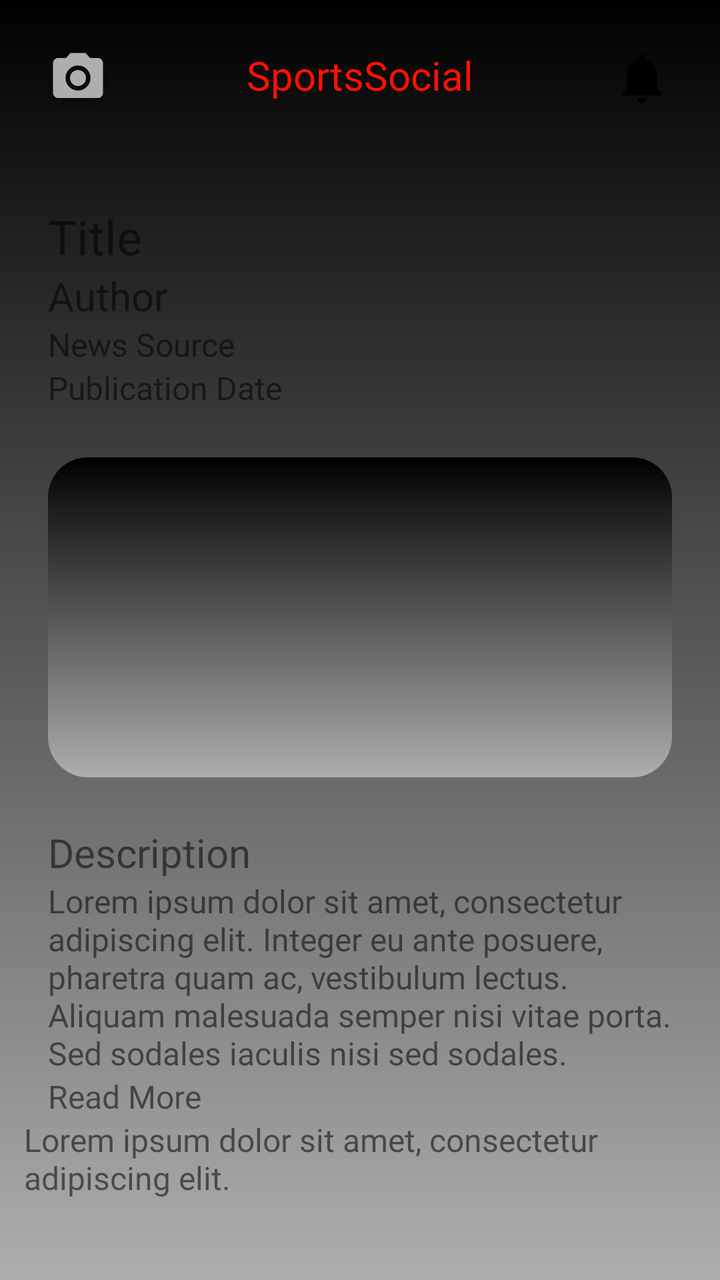
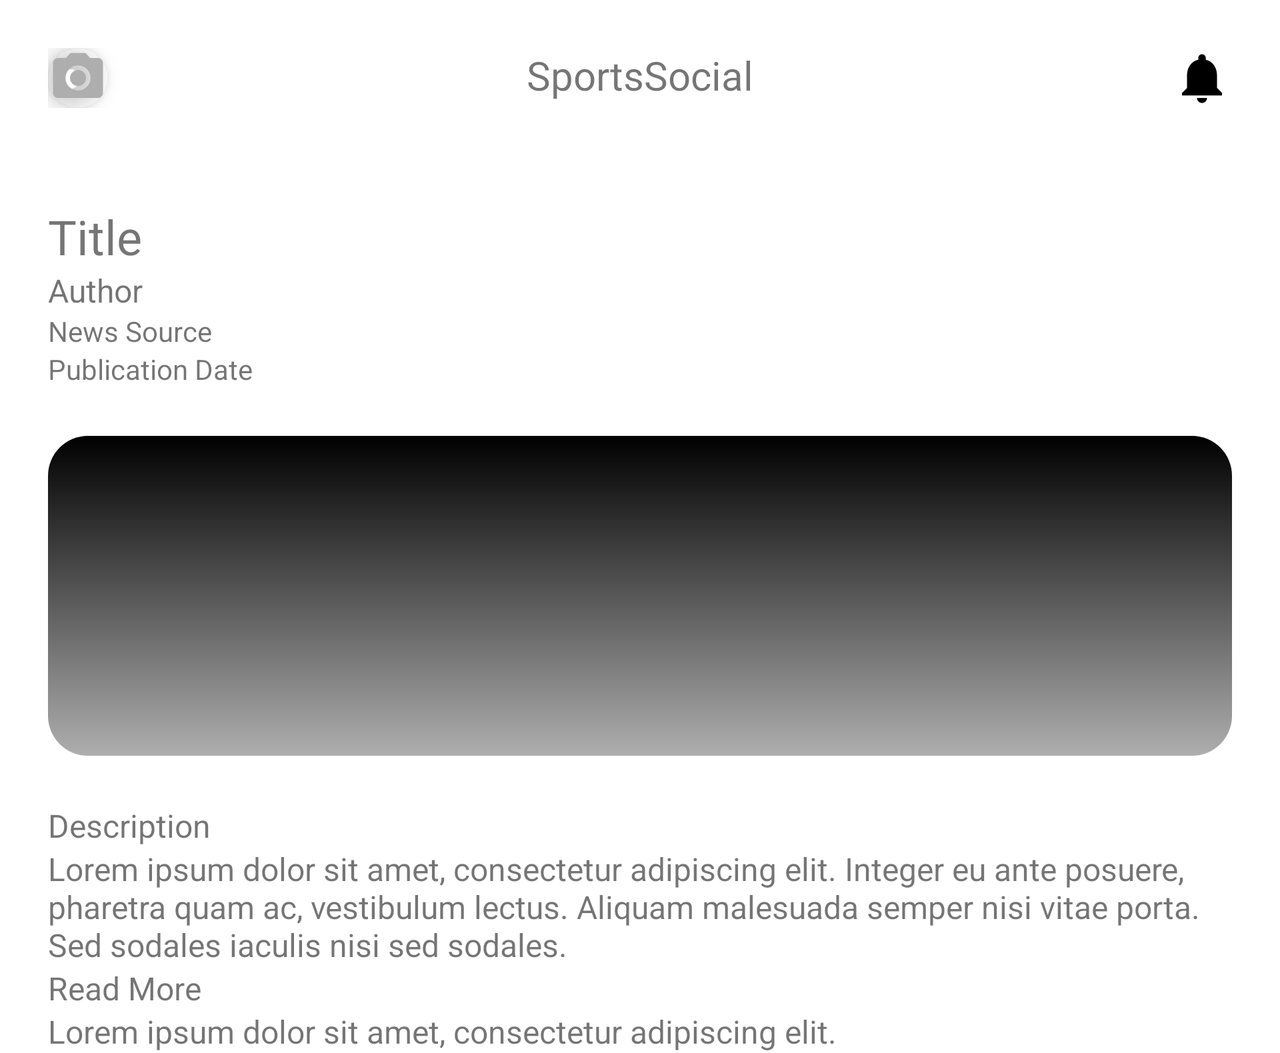

An Android layout and its configuration variant, each rendered on a device that would load it. The default file and the variant file are quoted in full after the pictures.
<!-- AndroidManifest.xml: application theme Theme.SportsSocial -->
<!-- res/layout/article_layout.xml -->
<?xml version="1.0" encoding="UTF-8" ?>
<androidx.constraintlayout.widget.ConstraintLayout xmlns:android="http://schemas.android.com/apk/res/android"
    xmlns:app="http://schemas.android.com/apk/res-auto"
    xmlns:tools="http://schemas.android.com/tools"
    android:layout_width="match_parent"
    android:layout_height="match_parent"
    android:background="@drawable/splash_screen_gradient">

    <com.google.android.material.appbar.AppBarLayout
        android:id="@+id/toolbar"
        android:layout_width="match_parent"
        android:layout_height="wrap_content"
        android:background="@null"
        app:elevation="0dp"
        app:layout_constraintTop_toTopOf="parent">

        <androidx.constraintlayout.widget.ConstraintLayout
            android:layout_width="match_parent"
            android:layout_height="wrap_content"
            android:layout_margin="@dimen/home_scrollview_margin"
            app:layout_constraintEnd_toEndOf="parent"
            app:layout_constraintStart_toStartOf="parent"
            app:layout_constraintTop_toTopOf="parent">

            <com.google.android.material.imageview.ShapeableImageView
                android:id="@+id/profilePicture"
                android:layout_width="@dimen/profile_img"
                android:layout_height="@dimen/profile_img"
                android:elevation="@dimen/card_elevation"
                android:src="@drawable/ic_baseline_photo_camera_24"
                app:layout_constraintLeft_toLeftOf="parent"
                app:layout_constraintTop_toTopOf="parent"
                app:shapeAppearanceOverlay="@style/profile_pic_circle" />

            <ImageView
                android:id="@+id/searchNotifications"
                android:layout_width="@dimen/notification_size"
                android:layout_height="@dimen/notification_size"
                android:src="@drawable/ic_baseline_notifications_24"
                app:layout_constraintRight_toRightOf="parent"
                app:layout_constraintTop_toTopOf="parent" />

            <TextView
                android:id="@+id/searchLabel"
                android:layout_width="wrap_content"
                android:layout_height="wrap_content"
                android:gravity="center"
                android:text="@string/app_name"
                android:textAlignment="center"
                android:textSize="@dimen/profile_title_text"
                android:textColor="@color/red"
                android:fontFamily="@font/finlandica_bold"
                app:layout_constraintLeft_toLeftOf="@id/profilePicture"
                app:layout_constraintRight_toRightOf="@id/searchNotifications"
                app:layout_constraintTop_toTopOf="parent" />
        </androidx.constraintlayout.widget.ConstraintLayout>

    </com.google.android.material.appbar.AppBarLayout>


    <TextView
        android:id="@+id/text_view_title"
        android:layout_width="match_parent"
        android:layout_height="wrap_content"
        android:layout_marginLeft="@dimen/home_scrollview_margin"
        android:layout_marginTop="@dimen/home_scrollview_margin"
        android:text="@string/news_title"
        android:textSize="24sp"
        android:fontFamily="@font/finlandica_bold"
        app:layout_constraintLeft_toLeftOf="parent"
        app:layout_constraintRight_toRightOf="parent"
        app:layout_constraintTop_toBottomOf="@id/toolbar" />

    <TextView
        android:id="@+id/text_view_author"
        android:layout_width="match_parent"
        android:layout_height="wrap_content"
        android:layout_marginLeft="@dimen/home_scrollview_margin"
        android:text="@string/author"
        android:textSize="20sp"
        android:fontFamily="@font/opensans_regular"
        app:layout_constraintLeft_toLeftOf="parent"
        app:layout_constraintRight_toRightOf="parent"
        app:layout_constraintTop_toBottomOf="@id/text_view_title" />

    <TextView
        android:id="@+id/text_view_source"
        android:layout_width="match_parent"
        android:layout_height="wrap_content"
        android:layout_marginLeft="@dimen/home_scrollview_margin"
        android:text="@string/news_source"
        android:textSize="16sp"
        android:fontFamily="@font/opensans_regular"
        app:layout_constraintLeft_toLeftOf="parent"
        app:layout_constraintRight_toRightOf="parent"
        app:layout_constraintTop_toBottomOf="@id/text_view_author" />

    <TextView
        android:id="@+id/text_view_published_date"
        android:layout_width="match_parent"
        android:layout_height="wrap_content"
        android:layout_marginLeft="@dimen/home_scrollview_margin"
        android:text="@string/published_at"
        android:textSize="16sp"
        android:fontFamily="@font/opensans_light"
        app:layout_constraintLeft_toLeftOf="parent"
        app:layout_constraintRight_toRightOf="parent"
        app:layout_constraintTop_toBottomOf="@id/text_view_source" />

    <ImageView
        android:id="@+id/image_view"
        android:layout_width="match_parent"
        android:layout_height="160dp"
        android:layout_margin="@dimen/home_scrollview_margin"

        android:scaleType="centerCrop"
        android:src="@drawable/card_gradient"
        app:layout_constraintLeft_toLeftOf="parent"
        app:layout_constraintRight_toRightOf="parent"
        app:layout_constraintTop_toBottomOf="@id/text_view_published_date" />

    <TextView
        android:id="@+id/text_view_description"
        android:layout_width="match_parent"
        android:layout_height="wrap_content"
        android:layout_margin="@dimen/home_scrollview_margin"
        android:text="@string/description"
        android:textSize="20sp"
        android:fontFamily="@font/finlandica_bold"
        app:layout_constraintLeft_toLeftOf="parent"
        app:layout_constraintRight_toRightOf="parent"
        app:layout_constraintTop_toBottomOf="@id/image_view" />

    <TextView
        android:id="@+id/text_view_content"
        android:layout_width="match_parent"
        android:layout_height="wrap_content"
        android:layout_marginLeft="@dimen/home_scrollview_margin"
        android:layout_marginRight="@dimen/home_scrollview_margin"
        android:text="@string/lorem_ipsum"
        android:textSize="@dimen/login_btn_text"
        android:fontFamily="@font/opensans_regular"
        app:layout_constraintLeft_toLeftOf="parent"
        app:layout_constraintRight_toRightOf="parent"
        app:layout_constraintTop_toBottomOf="@id/text_view_description" />

    <TextView
        android:id="@+id/text_view_read_more"
        android:layout_width="wrap_content"
        android:layout_height="wrap_content"
        android:layout_marginLeft="@dimen/home_scrollview_margin"
        android:text="@string/link"
        android:textSize="16sp"
        android:fontFamily="@font/finlandica_bold"
        app:layout_constraintLeft_toLeftOf="parent"
        app:layout_constraintTop_toBottomOf="@id/text_view_content" />

    <TextView
        android:id="@+id/text_view_article_url"
        android:layout_width="wrap_content"
        android:layout_height="wrap_content"
        android:layout_marginLeft="@dimen/home_scrollview_margin"
        android:text="@string/article_url"
        android:textSize="16sp"
        android:fontFamily="@font/opensans_light"
        app:layout_constraintLeft_toLeftOf="parent"
        app:layout_constraintRight_toRightOf="parent"
        app:layout_constraintTop_toBottomOf="@id/text_view_read_more" />


</androidx.constraintlayout.widget.ConstraintLayout>
<!-- resources referenced by this layout -->
<resources>
  <color name="red">#FF1100</color>
  <dimen name="card_elevation">6dp</dimen>
  <dimen name="home_scrollview_margin">24dp</dimen>
  <dimen name="login_btn_text">16sp</dimen>
  <dimen name="notification_size">30dp</dimen>
  <dimen name="profile_img">30dp</dimen>
  <dimen name="profile_title_text">20sp</dimen>
  <!-- drawable card_gradient (drawable) -->
  <?xml version="1.0" encoding="utf-8"?>
  <shape xmlns:android="http://schemas.android.com/apk/res/android" android:shape="rectangle">
  
      <gradient
          android:angle="90"
          android:startColor="@color/dark_grey"
          android:endColor="@color/black"/>
  
      <corners android:radius="20dp"/>
  
  
  </shape>
  <!-- drawable ic_baseline_notifications_24 (drawable) -->
  <vector android:autoMirrored="true" android:height="512dp"
      android:tint="#000000" android:viewportHeight="24"
      android:viewportWidth="24" android:width="512dp" xmlns:android="http://schemas.android.com/apk/res/android">
      <path android:fillColor="@android:color/white" android:pathData="M12,22c1.1,0 2,-0.9 2,-2h-4c0,1.1 0.89,2 2,2zM18,16v-5c0,-3.07 -1.64,-5.64 -4.5,-6.32L13.5,4c0,-0.83 -0.67,-1.5 -1.5,-1.5s-1.5,0.67 -1.5,1.5v0.68C7.63,5.36 6,7.92 6,11v5l-2,2v1h16v-1l-2,-2z"/>
  </vector>
  <!-- drawable ic_baseline_photo_camera_24 (drawable) -->
  <vector android:autoMirrored="true" android:height="24dp"
      android:tint="@color/dark_grey" android:viewportHeight="24"
      android:viewportWidth="24" android:width="24dp" xmlns:android="http://schemas.android.com/apk/res/android">
      <path android:fillColor="@android:color/white"  android:pathData="M12,12m-3.2,0a3.2,3.2 0,1 1,6.4 0a3.2,3.2 0,1 1,-6.4 0"/>
      <path android:fillColor="@android:color/white" android:pathData="M9,2L7.17,4L4,4c-1.1,0 -2,0.9 -2,2v12c0,1.1 0.9,2 2,2h16c1.1,0 2,-0.9 2,-2L22,6c0,-1.1 -0.9,-2 -2,-2h-3.17L15,2L9,2zM12,17c-2.76,0 -5,-2.24 -5,-5s2.24,-5 5,-5 5,2.24 5,5 -2.24,5 -5,5z"/>
  
  
  
  </vector>
  <!-- drawable splash_screen_gradient (drawable) -->
  <?xml version="1.0" encoding="utf-8"?>
  <shape xmlns:android="http://schemas.android.com/apk/res/android" android:shape="rectangle">
  
      <gradient
          android:angle="90"
          android:startColor="@color/dark_grey"
          android:endColor="@color/black"/>
  
      </shape>
  <string name="app_name">SportsSocial</string>
  <string name="article_url">Lorem ipsum dolor sit amet, consectetur adipiscing elit.</string>
  <string name="author">Author</string>
  <string name="description">Description</string>
  <string name="link">"Read More "</string>
  <string name="lorem_ipsum">Lorem ipsum dolor sit amet, consectetur adipiscing elit.
          Integer eu ante posuere, pharetra quam ac, vestibulum lectus.
          Aliquam malesuada semper nisi vitae porta. Sed sodales iaculis nisi sed sodales.</string>
  <string name="news_source">News Source</string>
  <string name="news_title">Title</string>
  <string name="published_at">Publication Date</string>
  <style name="profile_pic_circle">
          <item name="cornerSize">50%</item>
          <item name="backgroundColor">@color/white</item>
      </style>
  <style name="Theme.SportsSocial" parent="Theme.MaterialComponents.DayNight.NoActionBar">
  
          
          <item name="colorPrimary">@color/purple_500</item>
          <item name="colorPrimaryVariant">@color/purple_700</item>
          <item name="colorOnPrimary">@color/white</item>
          
          <item name="colorSecondary">@color/teal_200</item>
          <item name="colorSecondaryVariant">@color/teal_700</item>
          <item name="colorOnSecondary">@color/black</item>
          
          <item name="android:statusBarColor" tools:targetApi="l">?attr/colorPrimaryVariant</item>
          
      </style>
  <color name="dark_grey">#FFaeaeae</color>
  <color name="black">#FF000000</color>
  <color name="white">#FFFFFFFF</color>
  <color name="purple_500">#FF6200EE</color>
  <color name="purple_700">#FF3700B3</color>
  <color name="teal_200">#FF03DAC5</color>
  <color name="teal_700">#FF018786</color>
</resources>
<!-- res/layout-land/article_layout.xml (the repository's variant of the layout above) -->
<!-- drawn on the phone turned sideways -->
<?xml version="1.0" encoding="UTF-8" ?>
<ScrollView
    xmlns:android="http://schemas.android.com/apk/res/android"
    xmlns:app="http://schemas.android.com/apk/res-auto"
    xmlns:tools="http://schemas.android.com/tools"
    android:layout_width="match_parent"
    android:layout_height="match_parent">
    <androidx.constraintlayout.widget.ConstraintLayout
        android:layout_width="match_parent"
        android:layout_height="match_parent">

        <com.google.android.material.appbar.AppBarLayout
            android:id="@+id/toolbar"
            android:layout_width="match_parent"
            android:layout_height="wrap_content"
            android:background="@null"
            app:elevation="0dp"
            app:layout_constraintTop_toTopOf="parent">

            <androidx.constraintlayout.widget.ConstraintLayout
                android:layout_width="match_parent"
                android:layout_height="wrap_content"
                android:layout_margin="@dimen/home_scrollview_margin"
                app:layout_constraintEnd_toEndOf="parent"
                app:layout_constraintStart_toStartOf="parent"
                app:layout_constraintTop_toTopOf="parent">

                <com.google.android.material.imageview.ShapeableImageView
                    android:id="@+id/profilePicture"
                    android:layout_width="@dimen/profile_img"
                    android:layout_height="@dimen/profile_img"
                    android:elevation="@dimen/card_elevation"
                    android:src="@drawable/ic_baseline_photo_camera_24"
                    app:layout_constraintLeft_toLeftOf="parent"
                    app:layout_constraintTop_toTopOf="parent"
                    app:shapeAppearanceOverlay="@style/profile_pic_circle" />

                <ImageView
                    android:id="@+id/searchNotifications"
                    android:layout_width="@dimen/notification_size"
                    android:layout_height="@dimen/notification_size"
                    android:src="@drawable/ic_baseline_notifications_24"
                    app:layout_constraintRight_toRightOf="parent"
                    app:layout_constraintTop_toTopOf="parent" />

                <TextView
                    android:id="@+id/searchLabel"
                    android:layout_width="wrap_content"
                    android:layout_height="wrap_content"
                    android:gravity="center"
                    android:text="@string/app_name"
                    android:textAlignment="center"
                    android:textSize="@dimen/profile_title_text"
                    app:layout_constraintLeft_toLeftOf="@id/profilePicture"
                    app:layout_constraintRight_toRightOf="@id/searchNotifications"
                    app:layout_constraintTop_toTopOf="parent" />
            </androidx.constraintlayout.widget.ConstraintLayout>

        </com.google.android.material.appbar.AppBarLayout>


        <TextView
            android:id="@+id/text_view_title"
            android:layout_width="wrap_content"
            android:layout_height="wrap_content"
            android:layout_marginLeft="@dimen/home_scrollview_margin"
            android:layout_marginTop="@dimen/home_scrollview_margin"
            android:text="@string/news_title"
            android:textSize="24sp"
            app:layout_constraintLeft_toLeftOf="parent"
            app:layout_constraintTop_toBottomOf="@id/toolbar" />

        <TextView
            android:id="@+id/text_view_author"
            android:layout_width="wrap_content"
            android:layout_height="wrap_content"
            android:layout_marginLeft="@dimen/home_scrollview_margin"
            android:text="@string/author"
            android:textSize="16sp"
            app:layout_constraintLeft_toLeftOf="parent"
            app:layout_constraintTop_toBottomOf="@id/text_view_title" />

        <TextView
            android:id="@+id/text_view_source"
            android:layout_width="wrap_content"
            android:layout_height="wrap_content"
            android:layout_marginLeft="@dimen/home_scrollview_margin"
            android:text="@string/news_source"
            android:textSize="14sp"
            app:layout_constraintLeft_toLeftOf="parent"
            app:layout_constraintTop_toBottomOf="@id/text_view_author" />

        <TextView
            android:id="@+id/text_view_published_date"
            android:layout_width="wrap_content"
            android:layout_height="wrap_content"
            android:layout_marginLeft="@dimen/home_scrollview_margin"
            android:text="@string/published_at"
            android:textSize="14sp"
            app:layout_constraintLeft_toLeftOf="parent"
            app:layout_constraintTop_toBottomOf="@id/text_view_source" />

        <ImageView
            android:id="@+id/image_view"
            android:layout_width="match_parent"
            android:layout_height="160dp"
            android:layout_margin="@dimen/home_scrollview_margin"

            android:scaleType="centerCrop"
            android:src="@drawable/card_gradient"
            app:layout_constraintLeft_toLeftOf="parent"
            app:layout_constraintRight_toRightOf="parent"
            app:layout_constraintTop_toBottomOf="@id/text_view_published_date" />

        <TextView
            android:id="@+id/text_view_description"
            android:layout_width="match_parent"
            android:layout_height="wrap_content"
            android:layout_margin="@dimen/home_scrollview_margin"
            android:text="@string/description"
            android:textSize="16sp"
            app:layout_constraintLeft_toLeftOf="parent"
            app:layout_constraintRight_toRightOf="parent"
            app:layout_constraintTop_toBottomOf="@id/image_view" />

        <TextView
            android:id="@+id/text_view_content"
            android:layout_width="match_parent"
            android:layout_height="wrap_content"
            android:layout_marginLeft="@dimen/home_scrollview_margin"
            android:layout_marginRight="@dimen/home_scrollview_margin"
            android:text="@string/lorem_ipsum"
            android:textSize="@dimen/login_btn_text"
            app:layout_constraintLeft_toLeftOf="parent"
            app:layout_constraintRight_toRightOf="parent"
            app:layout_constraintTop_toBottomOf="@id/text_view_description" />

        <TextView
            android:id="@+id/text_view_read_more"
            android:layout_width="wrap_content"
            android:layout_height="wrap_content"
            android:layout_marginLeft="@dimen/home_scrollview_margin"
            android:text="@string/link"
            android:textSize="16sp"
            app:layout_constraintLeft_toLeftOf="parent"
            app:layout_constraintTop_toBottomOf="@id/text_view_content" />

        <TextView
            android:id="@+id/text_view_article_url"
            android:layout_width="wrap_content"
            android:layout_height="wrap_content"
            android:layout_marginLeft="@dimen/home_scrollview_margin"
            android:text="@string/article_url"
            android:textSize="16sp"
            app:layout_constraintLeft_toLeftOf="parent"
            app:layout_constraintTop_toBottomOf="@id/text_view_read_more" />

        <androidx.constraintlayout.widget.ConstraintLayout
            android:id="@+id/constraintLayout2"
            android:layout_width="match_parent"
            android:layout_height="wrap_content"
            app:layout_constraintBottom_toBottomOf="parent"
            app:layout_constraintEnd_toEndOf="parent"
            app:layout_constraintStart_toStartOf="parent">

            <com.google.android.material.bottomnavigation.BottomNavigationView
                android:id="@+id/bottomNavigationView"
                android:layout_width="match_parent"
                android:layout_height="wrap_content"
                android:background="@color/black"
                app:itemIconTint="@color/dark_grey"
                app:labelVisibilityMode="unlabeled"
                app:layout_constraintBottom_toBottomOf="parent"
                app:layout_constraintEnd_toEndOf="parent"
                app:layout_constraintStart_toStartOf="parent"
                app:menu="@menu/menu_main" />

        </androidx.constraintlayout.widget.ConstraintLayout>
    </androidx.constraintlayout.widget.ConstraintLayout>
</ScrollView>
<!-- resources referenced by the variant -->
<!-- as the phone turned sideways resolves them -->
<resources>
  <color name="black">#FF000000</color>
  <color name="dark_grey">#FFaeaeae</color>
  <dimen name="card_elevation">6dp</dimen>
  <dimen name="home_scrollview_margin">24dp</dimen>
  <dimen name="login_btn_text">16sp</dimen>
  <dimen name="notification_size">30dp</dimen>
  <dimen name="profile_img">30dp</dimen>
  <dimen name="profile_title_text">20sp</dimen>
  <!-- drawable card_gradient (drawable) -->
  <?xml version="1.0" encoding="utf-8"?>
  <shape xmlns:android="http://schemas.android.com/apk/res/android" android:shape="rectangle">
  
      <gradient
          android:angle="90"
          android:startColor="@color/dark_grey"
          android:endColor="@color/black"/>
  
      <corners android:radius="20dp"/>
  
  
  </shape>
  <!-- drawable ic_baseline_notifications_24 (drawable) -->
  <vector android:autoMirrored="true" android:height="512dp"
      android:tint="#000000" android:viewportHeight="24"
      android:viewportWidth="24" android:width="512dp" xmlns:android="http://schemas.android.com/apk/res/android">
      <path android:fillColor="@android:color/white" android:pathData="M12,22c1.1,0 2,-0.9 2,-2h-4c0,1.1 0.89,2 2,2zM18,16v-5c0,-3.07 -1.64,-5.64 -4.5,-6.32L13.5,4c0,-0.83 -0.67,-1.5 -1.5,-1.5s-1.5,0.67 -1.5,1.5v0.68C7.63,5.36 6,7.92 6,11v5l-2,2v1h16v-1l-2,-2z"/>
  </vector>
  <!-- drawable ic_baseline_photo_camera_24 (drawable) -->
  <vector android:autoMirrored="true" android:height="24dp"
      android:tint="@color/dark_grey" android:viewportHeight="24"
      android:viewportWidth="24" android:width="24dp" xmlns:android="http://schemas.android.com/apk/res/android">
      <path android:fillColor="@android:color/white"  android:pathData="M12,12m-3.2,0a3.2,3.2 0,1 1,6.4 0a3.2,3.2 0,1 1,-6.4 0"/>
      <path android:fillColor="@android:color/white" android:pathData="M9,2L7.17,4L4,4c-1.1,0 -2,0.9 -2,2v12c0,1.1 0.9,2 2,2h16c1.1,0 2,-0.9 2,-2L22,6c0,-1.1 -0.9,-2 -2,-2h-3.17L15,2L9,2zM12,17c-2.76,0 -5,-2.24 -5,-5s2.24,-5 5,-5 5,2.24 5,5 -2.24,5 -5,5z"/>
  
  
  
  </vector>
  <string name="app_name">SportsSocial</string>
  <string name="article_url">Lorem ipsum dolor sit amet, consectetur adipiscing elit.</string>
  <string name="author">Author</string>
  <string name="description">Description</string>
  <string name="link">"Read More "</string>
  <string name="lorem_ipsum">Lorem ipsum dolor sit amet, consectetur adipiscing elit.
          Integer eu ante posuere, pharetra quam ac, vestibulum lectus.
          Aliquam malesuada semper nisi vitae porta. Sed sodales iaculis nisi sed sodales.</string>
  <string name="news_source">News Source</string>
  <string name="news_title">Title</string>
  <string name="published_at">Publication Date</string>
  <style name="profile_pic_circle">
          <item name="cornerSize">50%</item>
          <item name="backgroundColor">@color/white</item>
      </style>
  <style name="Theme.SportsSocial" parent="Theme.MaterialComponents.DayNight.NoActionBar">
  
          
          <item name="colorPrimary">@color/purple_500</item>
          <item name="colorPrimaryVariant">@color/purple_700</item>
          <item name="colorOnPrimary">@color/white</item>
          
          <item name="colorSecondary">@color/teal_200</item>
          <item name="colorSecondaryVariant">@color/teal_700</item>
          <item name="colorOnSecondary">@color/black</item>
          
          <item name="android:statusBarColor" tools:targetApi="l">?attr/colorPrimaryVariant</item>
          
      </style>
  <color name="white">#FFFFFFFF</color>
  <color name="purple_500">#FF6200EE</color>
  <color name="purple_700">#FF3700B3</color>
  <color name="teal_200">#FF03DAC5</color>
  <color name="teal_700">#FF018786</color>
</resources>
